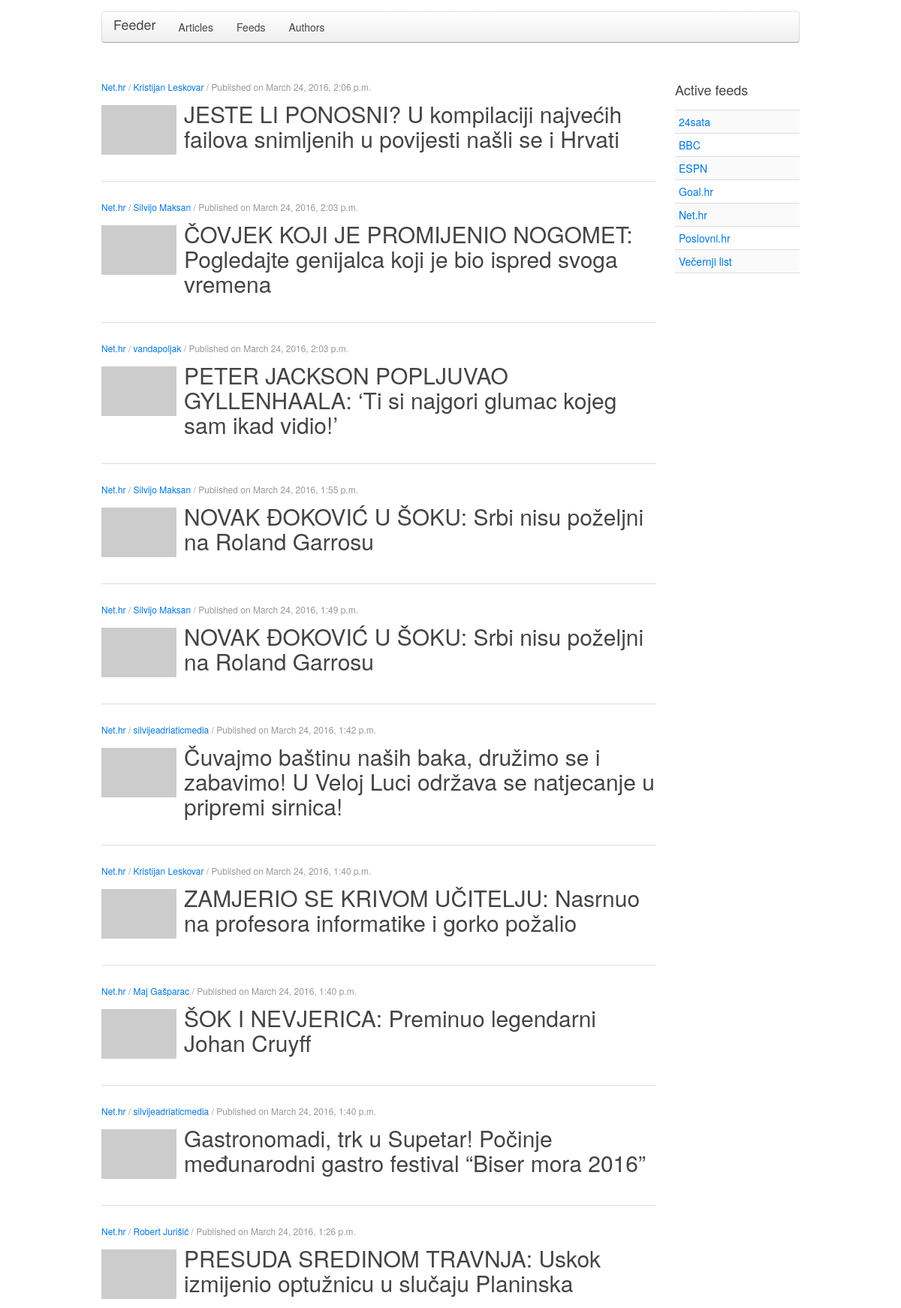
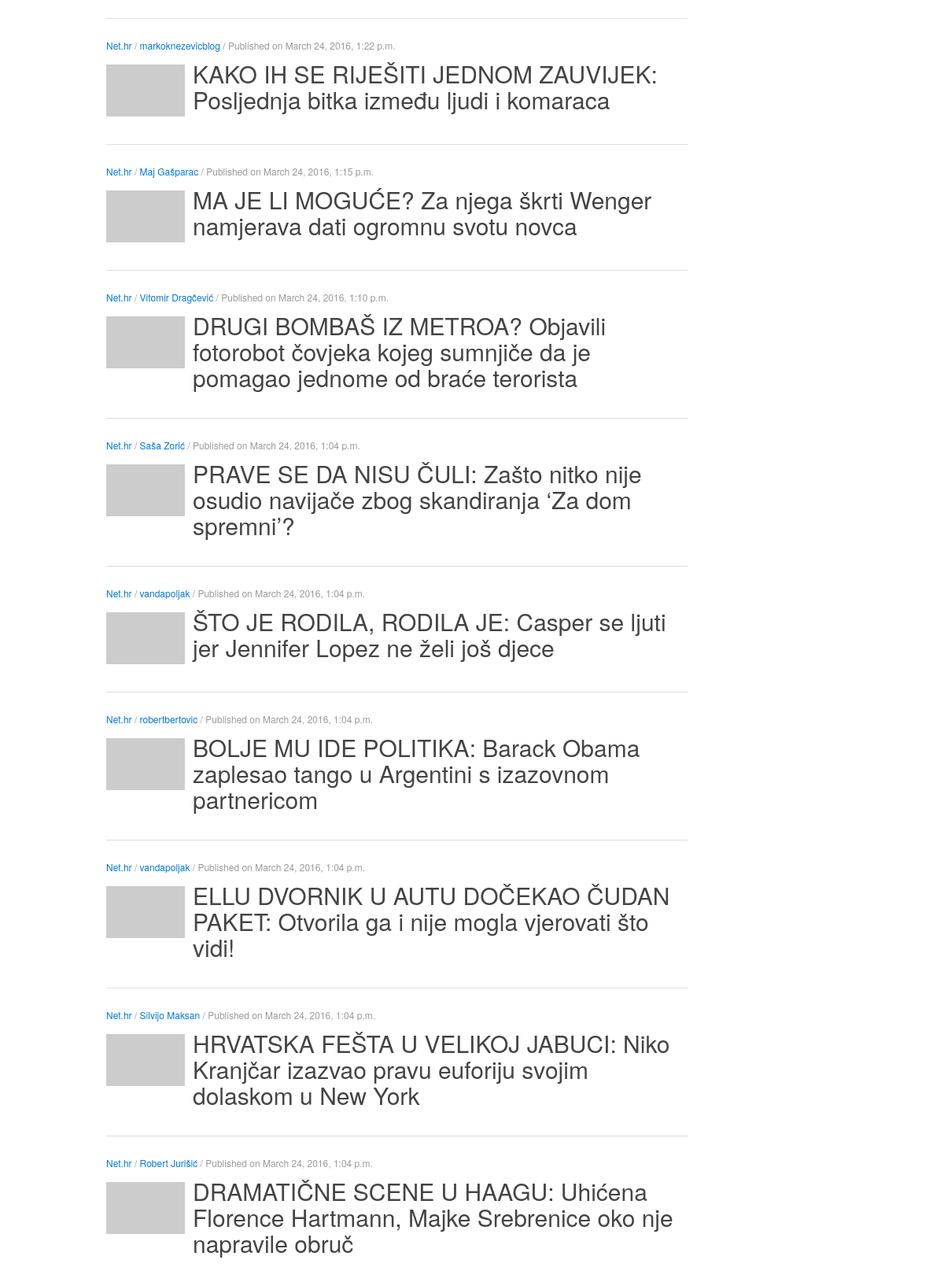
Screenshot of /feed/15/nethr/ (upper part) with the database file from the repository (2 pictures, top to bottom).
### feeds/models.py (models this page shows, shortened)
class Article(models.Model):
    feed = models.ForeignKey(Feed, on_delete=models.CASCADE)
    title = models.CharField(max_length=250)
    slug = models.SlugField(max_length=250)
    url = models.URLField(max_length=250, verbose_name="URL")
    published = models.DateTimeField()
    img_url = models.URLField(blank=True)
    author = models.ForeignKey(Author, on_delete=models.CASCADE)
    is_active = models.BooleanField(default=True)
    created = models.DateTimeField(auto_now_add=True)
    updated = models.DateTimeField(auto_now=True)
    objects = models.Manager()
    published_articles = ActiveEntry()
    class Meta:
        ordering = ['-published']
        unique_together = ('feed', 'url')

class Feed(models.Model):
    title = models.CharField(max_length=250)
    slug = models.SlugField(max_length=250)
    url = models.URLField(max_length=250, verbose_name="URL")
    is_active = models.BooleanField(default=True)
    created = models.DateTimeField(auto_now_add=True)
    updated = models.DateTimeField(auto_now=True)
    last_fetch = models.DateTimeField(null=True)
    objects = models.Manager()
    active_feeds = ActiveEntry()
    class Meta:
        ordering = ['title']
        unique_together = ('title', 'url')
    def __str__(self):
        return self.title

class Author(models.Model):
    name = models.CharField(max_length=100)
    slug = models.SlugField(max_length=100)
    created = models.DateTimeField(auto_now_add=True)
    updated = models.DateTimeField(auto_now=True)
    class Meta:
        ordering = ['name']
    def __str__(self):
        return self.name

### feeds/views.py (the view)
# urls.py: url(r'^feed/(?P<id>[0-9]+)/(?P<slug>[-\w]+)/$', views.FeedArticlesListView.as_view(), name='feed_article_list'),
class FeedArticlesListView(ListView):
    template_name = 'feeds/feed/article_list.html'
    paginate_by = 20
    def active_feeds(self):
        return Feed.active_feeds.all().order_by('title')
    def get_queryset(self):
        self.feed = get_object_or_404(Feed, id=self.kwargs['id'])
        return Article.published_articles.filter(feed=self.feed).order_by('-published')

### feeds/models.py (called while the page is built)
    def get_queryset(self):
        return super(ActiveEntry, self).get_queryset().filter(is_active=True)

### feeds/templates/feeds/feed/article_list.html (shortened to what this page needs)
{% extends "feeds/base.html" %}
{% block content %}
  <div class="article-wrapper uk-width-4-5">
    {% if object_list %}
      {% for article in object_list %}
        <article class="uk-article uk-panel">
          <p class="uk-article-meta">
            <a href="{% url 'feeds:feed_article_list' article.feed.id article.feed.slug %}">{{ article.feed }}</a> /
            {% if article.author.id %} <a href="{% url 'feeds:author_article_list' article.author.id article.author.slug %}">{{ article.author }}</a> / {% endif %}
            Published on {{ article.published }}
          </p>
          <div class="article-container">
            <div class="article-thumb">
            {% if article.img_url %}
              <img src="{{ article.img_url }}">
            {% else %}
              <img src="https://placehold.it/100x66">
            {% endif %}
            </div>
            <h1 class="uk-article-title"><a href="{{ article.url }}" target="_blank">{{ article.title }}</a></h1>
          </div>
        </article>
      {% endfor %}
    {% else %}
      <p>No articles found!</p>
    {% endif %}
  </div>
  <div class="uk-width-1-5">
    <h3>Active feeds</h3>
    {% include "feeds/feed/feeds_list_side.html" with feeds=view.active_feeds %}
  </div>
{% endblock %}

### feeds/templates/feeds/feed/feeds_list_side.html
{% if feeds %}
  <ul class="uk-list uk-list-striped">
  {% for feed in feeds %}
    <li><a href="{% url 'feeds:feed_article_list' feed.id feed.slug %}">{{ feed.title }}</a></li>
  {% endfor %}
  </ul>
{% else %}
  <p>No active feeds found!</p>
{% endif %}

### feeds/static/css/custom.css (style rules this page uses)
.article-wrapper .article-thumb { float: left; }
.article-wrapper .article-thumb img { max-width: 100px; height: auto; margin: 5px 10px 10px 0; }
.article-wrapper .uk-article-meta { margin: 0; }
.article-wrapper h1.uk-article-title { margin: 10px 0; font-size: 30px; line-height: 1.1; }

### rows the page displays
Article: feed "Net.hr", author "Kristijan Leskovar", published "March 24, 2016, 2:06 p.m.", title "JESTE LI PONOSNI? U kompilaciji najvećih failova snimljenih u povijesti našli se i Hrvati"
Article: feed "Net.hr", author "Silvijo Maksan", published "March 24, 2016, 2:03 p.m.", title "ČOVJEK KOJI JE PROMIJENIO NOGOMET: Pogledajte genijalca koji je bio ispred svoga vremena"
Article: feed "Net.hr", author "vandapoljak", published "March 24, 2016, 2:03 p.m.", title "PETER JACKSON POPLJUVAO GYLLENHAALA: ‘Ti si najgori glumac kojeg sam ikad vidio!’"
Article: feed "Net.hr", author "Silvijo Maksan", published "March 24, 2016, 1:55 p.m.", title "NOVAK ĐOKOVIĆ U ŠOKU: Srbi nisu poželjni na Roland Garrosu"
Article: feed "Net.hr", author "Silvijo Maksan", published "March 24, 2016, 1:49 p.m.", title "NOVAK ĐOKOVIĆ U ŠOKU: Srbi nisu poželjni na Roland Garrosu"
Article: feed "Net.hr", author "silvijeadriaticmedia", published "March 24, 2016, 1:42 p.m.", title "Čuvajmo baštinu naših baka, družimo se i zabavimo! U Veloj Luci održava se natjecanje u pripremi sirnica!"
Article: feed "Net.hr", author "Kristijan Leskovar", published "March 24, 2016, 1:40 p.m.", title "ZAMJERIO SE KRIVOM UČITELJU: Nasrnuo na profesora informatike i gorko požalio"
Article: feed "Net.hr", author "Maj Gašparac", published "March 24, 2016, 1:40 p.m.", title "ŠOK I NEVJERICA: Preminuo legendarni Johan Cruyff"
Article: feed "Net.hr", author "silvijeadriaticmedia", published "March 24, 2016, 1:40 p.m.", title "Gastronomadi, trk u Supetar! Počinje međunarodni gastro festival “Biser mora 2016”"
Article: feed "Net.hr", author "Robert Jurišić", published "March 24, 2016, 1:26 p.m.", title "PRESUDA SREDINOM TRAVNJA: Uskok izmijenio optužnicu u slučaju Planinska"
Article: feed "Net.hr", author "markoknezevicblog", published "March 24, 2016, 1:22 p.m.", title "KAKO IH SE RIJEŠITI JEDNOM ZAUVIJEK: Posljednja bitka između ljudi i komaraca"
Article: feed "Net.hr", author "Maj Gašparac", published "March 24, 2016, 1:15 p.m.", title "MA JE LI MOGUĆE? Za njega škrti Wenger namjerava dati ogromnu svotu novca"
Article: feed "Net.hr", author "Vitomir Dragčević", published "March 24, 2016, 1:10 p.m.", title "DRUGI BOMBAŠ IZ METROA? Objavili fotorobot čovjeka kojeg sumnjiče da je pomagao jednome od braće terorista"
Article: feed "Net.hr", author "Saša Zorić", published "March 24, 2016, 1:04 p.m.", title "PRAVE SE DA NISU ČULI: Zašto nitko nije osudio navijače zbog skandiranja ‘Za dom spremni’?"
Article: feed "Net.hr", author "vandapoljak", published "March 24, 2016, 1:04 p.m.", title "ŠTO JE RODILA, RODILA JE: Casper se ljuti jer Jennifer Lopez ne želi još djece"
Article: feed "Net.hr", author "robertbertovic", published "March 24, 2016, 1:04 p.m.", title "BOLJE MU IDE POLITIKA: Barack Obama zaplesao tango u Argentini s izazovnom partnericom"
Article: feed "Net.hr", author "vandapoljak", published "March 24, 2016, 1:04 p.m.", title "ELLU DVORNIK U AUTU DOČEKAO ČUDAN PAKET: Otvorila ga i nije mogla vjerovati što vidi!"
Article: feed "Net.hr", author "Silvijo Maksan", published "March 24, 2016, 1:04 p.m.", title "HRVATSKA FEŠTA U VELIKOJ JABUCI: Niko Kranjčar izazvao pravu euforiju svojim dolaskom u New York"
Article: feed "Net.hr", author "Robert Jurišić", published "March 24, 2016, 1:04 p.m.", title "DRAMATIČNE SCENE U HAAGU: Uhićena Florence Hartmann, Majke Srebrenice oko nje napravile obruč"
Feed: title "24sata"
Feed: title "BBC"
Feed: title "ESPN"
Feed: title "Goal.hr"
Feed: title "Net.hr"
Feed: title "Poslovni.hr"
Feed: title "Večernji list"
